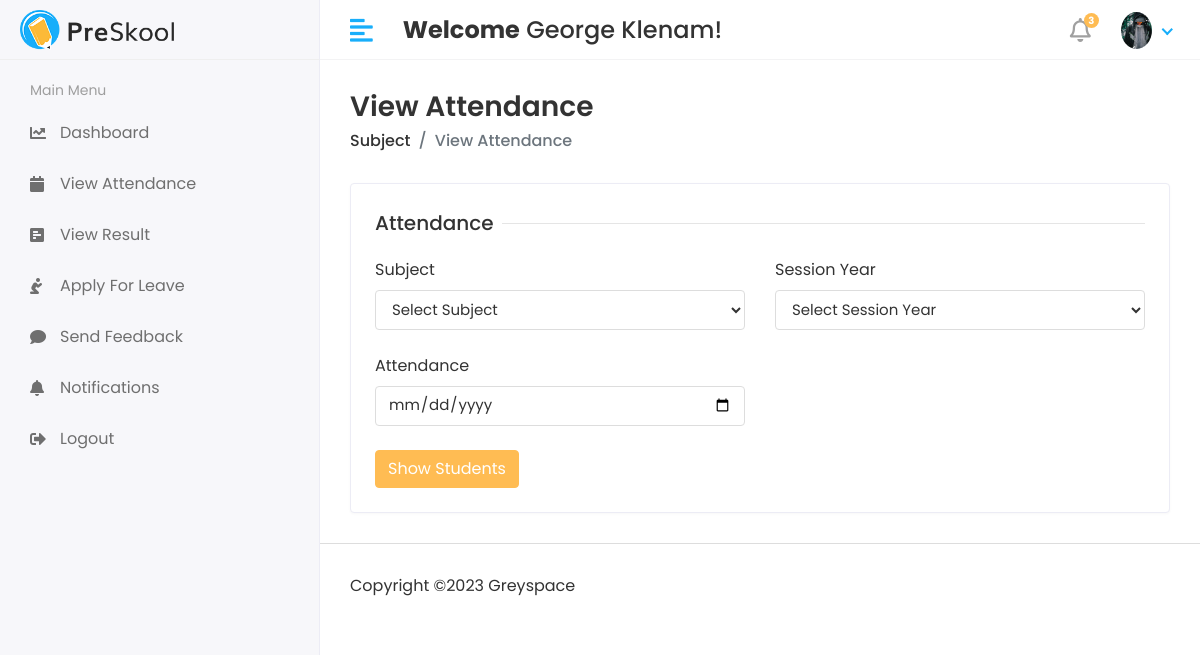
The app's page /hod/view_attendance (signed in) with its own data.
### core/models.py (models this page shows)
class CustomUser(AbstractUser):
    USER = (
        (1,'HOD'),
        (2,'STAFF'),
        (3,'STUDENT'),
    )
    user_type = models.CharField(choices=USER,max_length=50,default=1)
    profile_pic = models.ImageField(upload_to='media/profile_pic')

### schoolms/hod_views.py (the view, shortened to what this page needs)
# urls.py: path('hod/view_attendance', hod_views.VIEW_ATTENDANCE, name='view_attendance'),
@login_required(login_url='/')
def VIEW_ATTENDANCE(request):
    subject = Subject.objects.all()
    session_year = Session_Year.objects.all()
    action = request.GET.get('action')
    get_subject = None
    get_session_year = None
    attendance_date = None
    attendance_report = None
    context = {
        'subject':subject,
        'session_year':session_year,
        'action':action,
        'get_subject':get_subject,
        'get_session_year':get_session_year,
        'attendance_date':attendance_date,
        'attendance_report':attendance_report,
    }
    return render(request, 'hod/view_attendance.html', context)

### templates/hod/view_attendance.html (shortened to what this page needs)
{% extends 'base.html' %}
{% block content %}
<div class="content container-fluid">
    <div class="page-header">
        <div class="row align-items-center">
            <div class="col">
                <h3 class="page-title">View Attendance</h3>
                <ul class="breadcrumb">
                    <li class="breadcrumb-item"><a href="subjects.html">Subject</a></li>
                    <li class="breadcrumb-item active">View Attendance</li>
                </ul>
            </div>
        </div>
    </div>
    {% if action is None %}
    <div class="row">
        <div class="col-sm-12">
            <div class="card">
                <div class="card-body">
                    <form action="?action=view_attendance" method="POST">
                        <div class="row">
                            <div class="col-12">
                                <h5 class="form-title"><span>Attendance</span></h5>
                            </div>
                            <div class="col-12 col-sm-6">
                                <label>Subject</label>
                                <select class="form-control" name="subject_id" required>
                                    <option>Select Subject</option>
                                </select>
                            </div>
                            <div class="col-12 col-sm-6">
                                <label>Session Year</label>
                                <select class="form-control" name="session_year_id" required>
                                    <option>Select Session Year</option>
                                </select>
                            </div>
                            <div class="col-12 col-sm-6 mt-4">
                                <label>Attendance</label>
                                <input type="date" class="form-control" name="attendance_date" required>
                            </div>
                            <div class="col-12 mt-4">
                                <button type="submit" class="btn btn-primary">Show Students</button>
                            </div>
                        </div>
                    </form>
                </div>
            </div>
        </div>
    </div>
    {% endif %}
</div>
{% endblock %}

### templates/includes/header.html (shortened to what this page needs)
{% load static %}
<div class="header">
   <div class="header-left">
      <a href="index.html" class="logo">
         <img src="{% static 'assets/img/logo.png' %}" alt="Logo">
      </a>
   </div>
   <a href="javascript:void(0);" id="toggle_btn">
      <i class="fas fa-align-left"></i>
   </a>
   <div class="top-nav-search mt-3">
      <h4><strong>Welcome</strong>&nbsp;<span>{{user.first_name}} {{user.last_name}}</span>!</h4>
   </div>
   <ul class="nav user-menu">
      <li class="nav-item dropdown noti-dropdown">
         <a href="#" class="dropdown-toggle nav-link" data-toggle="dropdown">
            <i class="far fa-bell"></i> <span class="badge badge-pill">3</span>
         </a>
      </li>
      <li class="nav-item dropdown has-arrow">
         <a href="#" class="dropdown-toggle nav-link" data-toggle="dropdown">
            {% if user.profile_pic == '' %}
            <span class="user-img"><img class="rounded-circle" src="{% static 'assets/img/noimg.png' %}" width="31"
                  alt="Ryan Taylor"></span>
            {% else %}
            <span class="user-img"><img class="rounded-circle" src="/{{user.profile_pic}}" width="31"
                  alt="Ryan Taylor"></span>
            {% endif %}
         </a>
      </li>
   </ul>
</div>

### static/assets/css/style.css (style rules this page uses)
html { height: 100%; }
body { background-color: #fff; color: #333; font-family: 'Poppins', sans-serif; font-size: 1rem; height: 100%; line-height: 1.5; overflow-x: hidden; }
h1, h2, h3, h4, h5, h6 { font-family: 'Poppins', sans-serif; margin-top: 0; }
.form-control { border: 1px solid #ddd; box-shadow: none; color: #333; font-size: 15px; height: 40px; }
a { color: #009ce7; }
input, button, a { transition: all 0.4s ease; -moz-transition: all 0.4s ease; -o-transition: all 0.4s ease; -ms-transition: all 0.4s ease; -webkit-transition: all 0.4s ease; }
input, input:focus, button, button:focus { outline: none; }
ul, ol { padding: 0px; list-style: none; }
.btn-primary { background-color: #FFBC53; border: 1px solid #FFBC53; }
.card { border: 1px solid #ececf5; box-shadow: 0 1px 3px 0 rgba(0, 0, 0, 0.03); margin-bottom: 1.875rem; }
.card-body { padding: 1.5rem; }
.header { background-color: #fff; border-bottom: 1px solid #f3f3f4; left: 0; position: fixed; right: 0; top: 0; z-index: 1001; height: 60px; }
.header .header-left { float: left; height: 60px; padding: 0 20px; position: relative; width: 320px; z-index: 1; transition: all 0.2s ease-in-out; background-color: #f7f7fa; border-bottom: 1px solid #efefef; border-right: 1px solid #ececf5; display: flex; align-items: center; }
.header .header-left .logo { display: inline-block; line-height: 60px; }
.header .header-left .logo img { max-height: 40px; width: auto; }
.header .dropdown-toggle:after { display: none; }
.header .has-arrow .dropdown-toggle:after { border-top: 0; border-left: 0; border-bottom: 2px solid #18aefa; border-right: 2px solid #18aefa; content: ''; height: 8px; display: inline-block; pointer-events: none; -webkit-transform-origin: 66% 66%; -ms-transform-origin: 66% 66%; transform-origin: 66% 66%; -webkit-transform: rotate(45deg); -ms-transform: rotate(45deg); transform: rotate(45deg); -webkit-transition: all 0.15s ease-in-out; transition: all 0.15s ease-in-out; width: 8px; vertical-align: 0px; }
.user-menu { float: right; margin: 0; position: relative; z-index: 99; padding-right: 15px; }
.user-menu.nav > li > a { color: #a0a0a0; font-size: 14px; line-height: 58px; padding: 0 15px; height: 60px; }
.user-img { margin-right: 3px; position: relative; }
.top-nav-search { float: left; margin-left: 15px; }
.page-wrapper > .content { padding: 1.875rem 1.875rem 0; }
.page-header { margin-bottom: 1.875rem; }
.page-header .breadcrumb { background-color: transparent; color: #6c757d; font-size: 1rem; font-weight: 500; margin-bottom: 0; padding: 0; }
.page-header .breadcrumb a { color: #333; }
.page-title { font-size: 28px; font-weight: 600; color: #333; margin-bottom: 5px; }
.user-menu.nav > li > a .badge { background-color: #FFBC53; display: block; font-size: 10px; font-weight: bold; height: 15px; width: 15px; position: absolute; right: 7px; top: 13px; color: #fff; padding: 3px; }
.user-menu.nav > li > a > i { font-size: 1.5rem; line-height: 60px; }
.form-title { width: 100%; max-width: 100%; padding: 0; font-size: 1.25rem; font-weight: 500; line-height: inherit; color: #333; white-space: normal; position: relative; display: block; margin-bottom: 20px; }
.form-title:before { content: ""; position: absolute; left: 0px; right: 0px; height: 1px; top: 50%; background-color: rgba(0, 0, 0, 0.1); }
.form-title span { padding: 0px 0.5rem 0 0; background-color: #fff; display: inline-block; z-index: 2; position: relative; }
@media (min-width: 992px) { #toggle_btn { align-items: center; color: #18aefa; display: inline-flex; float: left; font-size: 26px; height: 60px; justify-content: center; margin-left: 15px; padding: 0 15px; } }

### records on screen
CustomUser: first_name "George", last_name "Klenam", profile_pic (picture)
